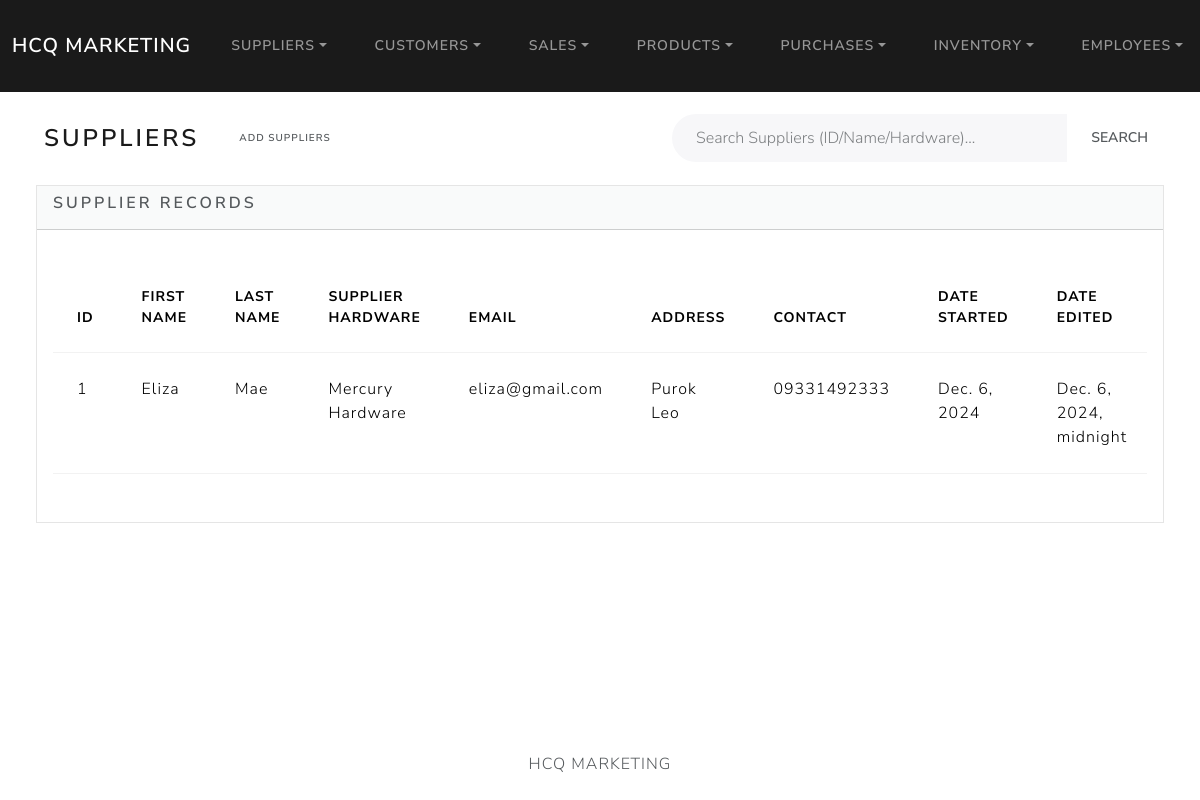
/suppliers/index, run on the app's committed database.
### suppliers/models.py (models this page shows, shortened)
class Supplier(models.Model):
    Supplier_Status = [
        ('Active', 'Active'),
        ('Inactive', 'Inactive'),
    ]
    first_name = models.CharField(max_length=50)
    last_name = models.CharField(max_length=50)
    supplier_hardware = models.CharField(max_length=50)
    email = models.EmailField(max_length=100)
    address = models.CharField(max_length=100)
    contact_num = models.CharField(max_length=15)
    dateStart = models.DateField("Date Started")
    dateEdit = models.DateTimeField(default=timezone.now)
    status = models.CharField(max_length=20, choices=Supplier_Status, default='Active')

### suppliers/views.py (the view)
# urls.py: path('', include('index.urls',)),
def index(request):
    search_query = request.GET.get('search', '')
    if search_query:
        suppliers = Supplier.objects.filter(
            Q(id__icontains=search_query) |
            Q(first_name__icontains=search_query) |
            Q(last_name__icontains=search_query) |
            Q(supplier_hardware__icontains=search_query)
        ).order_by('id')
        results_count = suppliers.count()
        messages.info(request, f"{results_count} result(s) found for '{search_query}'.")
    else:
        suppliers = Supplier.objects.all().order_by('id')
        results_count = 0
    return render(request, 'suppliers/index.html', {
        'suppliers': suppliers,
        'results_count': results_count
    })

### suppliers/templates/suppliers/index.html (shortened to what this page needs)
{% extends "base.html" %}
{% block body %}
<div class="d-flex justify-content-between align-items-center m-3">
    <div class="d-flex align-items-center">
        <h3 class="m-3">Suppliers</h3>
        <a href="{% url 'add_supplier' %}" class="btn btn-add btn-sm ms-2">Add Suppliers</a>
    </div>
    <form method="get" action="" class="d-flex ms-auto" style="width: 500px;">
        <div class="input-group">
            <input type="text" class="form-control" placeholder="Search Suppliers (ID/Name/Hardware)..." name="search" style="border-radius: 30px 0 0 30px;">
            <button class="btn btn-search" type="submit" style="border-radius: 0 30px 30px 0;">Search</button>
        </div>
    </form>
</div>
<div class = "row">
    <div class = "col-12">
        {% if suppliers %}
        <div class="card bg-light ms-4 me-4 mb-4">
            <div class="card-header">
                <h5 class="card-title">Supplier Records</h5>
            </div>
            <div class="card-body">
                <p class="card-text">
                    <div class ="table-responsive">
                        <table class="table table-hover">
                            <thead>
                            <tr>
                                <th scope="col">ID</th>
                                <th scope="col">First Name</th>
                                <th scope="col">Last Name</th>
                                <th scope="col">Supplier Hardware</th>
                                <th scope="col">Email</th>
                                <th scope="col">Address</th>
                                <th scope="col">Contact</th>
                                <th scope="col">Date Started</th>
                                <th scope="col">Date Edited</th>
                            </tr>
                            </thead>
                            <tbody>
                                {% for supplier in suppliers %}
                                    <tr>
                                        <td>{{ supplier.id}}</td>
                                        <td>{{ supplier.first_name}}</td>
                                        <td>{{ supplier.last_name}}</td>
                                        <td>{{ supplier.supplier_hardware}}</td>
                                        <td>{{ supplier.email}}</td>
                                        <td>{{ supplier.address}}</td>
                                        <td>{{ supplier.contact_num}}</td>
                                        <td>{{ supplier.dateStart}}</td>
                                        <td>{{ supplier.dateEdit}}</td>
                                    </tr>
                                {% endfor %}
                            </tbody>
                        </table>
                    </div>
                </p>
            </div>
        </div>
        {% else %}
            <h5 class = "alert alert-primary ms-4 me-4"> No Supplier Records </h5>
        {% endif %}
    </div>
</div>
</div>
{% endblock %}

### data on the page
Supplier: id "1", first_name "Eliza", last_name "Mae", supplier_hardware "Mercury Hardware", email "eliza@gmail.com", address "Purok Leo", contact_num "09331492333", dateStart "Dec. 6, 2024", dateEdit "Dec. 6, 2024, midnight"
